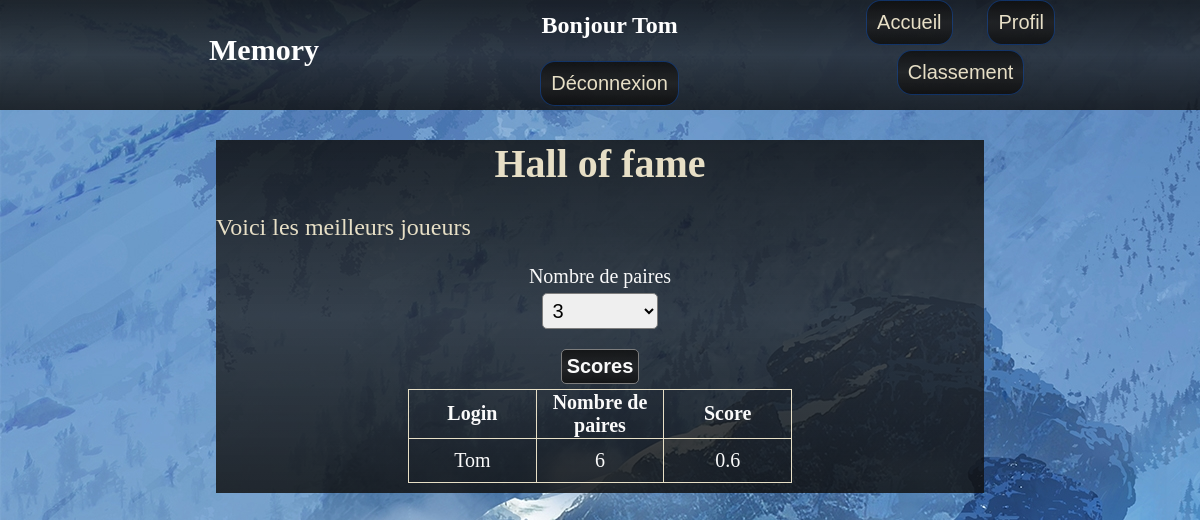
Screenshot of /classement.php?nb_paires=6 (signed in) with the database file from the repository.
### tables this page shows
CREATE TABLE `scores` (
  `id` int(11) NOT NULL,
  `paires` int(11) NOT NULL,
  `coups` int(11) NOT NULL,
  `id_utilisateur` int(11) NOT NULL
);

CREATE TABLE `utilisateurs` (
  `id` int(11) NOT NULL,
  `login` varchar(255) NOT NULL,
  `password` varchar(255) NOT NULL,
  `firstname` varchar(255) NOT NULL,
  `lastname` varchar(255) NOT NULL
);

### class/User.php (the view, shortened to what this page needs)
<?php
class User {
    private $bdd;
    public function __construct()
    {
        $servername = 'localhost';
        $dbname = 'memory';
        $db_username = 'root';
        $db_password = '';
        try {
            $this->bdd = new PDO("mysql:host=$servername;dbname=$dbname; charset=utf8", $db_username, $db_password);
            $this->bdd->setAttribute(PDO::ATTR_ERRMODE, PDO::ERRMODE_EXCEPTION);
        }
        catch(PDOException $e)
        {
            echo "Echec de la connexion : " . $e->getMessage();
            exit;
        }
    }
            ?>
        <?php
    public function getBestScores()
    {
        $requete = "SELECT * FROM scores INNER JOIN utilisateurs ON scores.id_utilisateur = utilisateurs.id WHERE paires = :paires ORDER BY coups LIMIT 10";
        $select = $this->bdd->prepare($requete);
        $select-> execute(array(':paires' => $_GET['nb_paires']));
        $fetch_all = $select->fetchAll(PDO::FETCH_ASSOC);
        ?>
        <table class="infos">
            <thead>
                <tr>
                    <th>Login</th>
                    <th>Nombre de paires</th>
                    <th>Score</th>
                </tr>
            </thead>
            <tbody>
                <?php
                foreach($fetch_all as $table){
                    $score = $table['paires']/$table['coups'];
                    ?>
                    <tr>
                        <td><?= $table['login']; ?></td>
                        <td><?= $table['paires']; ?></td>
                        <td><?= $score ?></td>
                    </tr>
                    <?php
                }
                ?>
            </tbody>
        </table>
        <?php
    }
}
?>

### site.css (style rules this page uses)
body { background-image: url(img/fond.jpg); background-attachment: fixed; margin: 0; padding: 0; }
html { font-size: 20px; }
.infos { width: 50%; table-layout: fixed; margin: auto; align-items: center; color: #fafafa; border-collapse: collapse; }
.infos thead th { border: 1px solid #e7dfc6; width: 30%; }
.infos td { border: 1px solid #e7dfc6; padding: 10px; text-align: center; }

### rows the page displays
scores: id_utilisateur.login "Tom", paires "6", score "0.6"

### other values shown
$user "Tom"
